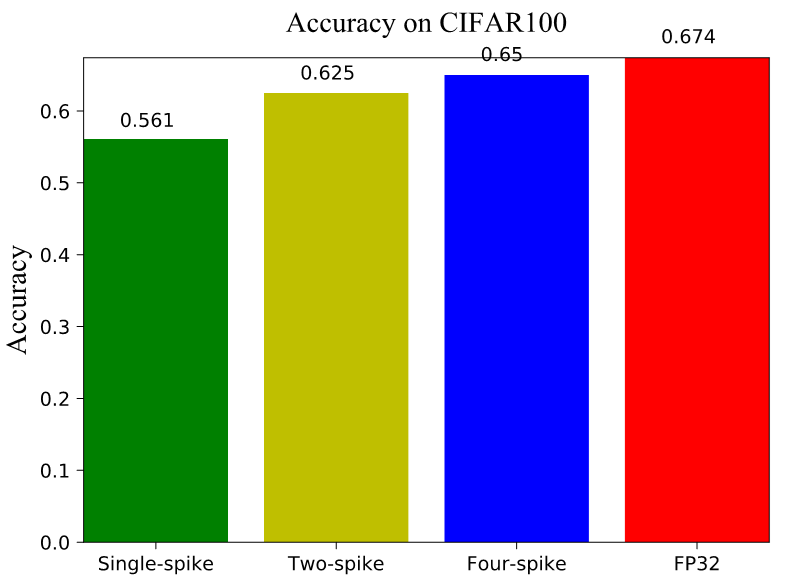

Here is the Python script that generated this plot:
# encoding=utf-8
import matplotlib
#matplotlib.rcParams['backend'] = 'SVG'
import matplotlib.pyplot as plt
from matplotlib.font_manager import FontProperties
import numpy as np
from pylab import *                               
#mpl.rcParams['font.sans-serif'] = ['SimHei']
#simsun = FontProperties(fname=r'C:\Windows\Fonts\simsun.ttc', size=10) # simsun
roman = FontProperties(fname=r'C:\Windows\Fonts\times.ttf', size=15) # Times new roman
mpl.rcParams['font.sans-serif'] = ['SimSun']
#fontcn = {'family': 'SimSun','size': 10} # 1pt = 4/3px
fonten = {'family':'Times New Roman','size': 15}

accuracies0, accuracies1, accuracies2 = [[]], [[]], [[]]
batch_number, time_step = 0, 0
time_steps = 1
batch_numbers = 200
batch_size = 50
file_accuracy0 = open('.\\k0B1\\accuracy.txt')
file_accuracy1 = open('.\\k0B2\\accuracy.txt')
file_accuracy2 = open('.\\k1B2\\accuracy.txt')

for line in file_accuracy0.readlines():
    time_step = time_step + 1
    accuracy=int(line.strip('\n'))
    if time_step == time_steps+1:
        time_step = 1
        batch_number = batch_number + 1
        accuracies0.append([accuracy])
    else:
        accuracies0[batch_number].append(accuracy)

file_accuracy0.close()
time_step, batch_number = 0, 0
accuracies0 = np.sum(np.array(accuracies0), axis=0)/(batch_size*batch_numbers)

for line in file_accuracy1.readlines():
    time_step = time_step + 1
    accuracy=int(line.strip('\n'))
    if time_step == time_steps+1:
        time_step = 1
        batch_number = batch_number + 1
        accuracies1.append([accuracy])
    else:
        accuracies1[batch_number].append(accuracy)

file_accuracy1.close()
time_step, batch_number = 0, 0
accuracies1 = np.sum(np.array(accuracies1), axis=0)/(batch_size*batch_numbers)

for line in file_accuracy2.readlines():
    time_step = time_step + 1
    accuracy=int(line.strip('\n'))
    if time_step == time_steps+1:
        time_step = 1
        batch_number = batch_number + 1
        accuracies2.append([accuracy])
    else:
        accuracies2[batch_number].append(accuracy)

file_accuracy2.close()
accuracies2 = np.sum(np.array(accuracies2), axis=0)/(batch_size*batch_numbers)

# classification accuracy of full-precision ANN, need to be updated
accuracies3 = []
for i in range(len(accuracies0)):
    accuracies3.append(0.674)

names = range(len(accuracies0))
#x = range(len(names))
x0 = range(len(accuracies0))
x1 = range(len(accuracies1))
x2 = range(len(accuracies2))
x3 = range(len(accuracies3))

#plt.plot(x, y, 'ro-')
#plt.plot(x, y1, 'bo-')

# auto label
def autolabel(rects):
    for rect in rects:
        height = rect.get_height()
        plt.text(rect.get_x()+rect.get_width()/2.- 0.2, 1.03*height, '%s' % float(height))

name_list = ['Single-spike','Two-spike','Four-spike','FP32']  
num_list = [accuracies0[-1],accuracies1[-1],accuracies2[-1],accuracies3[-1]] 
autolabel(plt.bar(list(range(len(num_list))), num_list, color='gybr', tick_label=name_list))
plt.margins(0)
plt.subplots_adjust(bottom=0.15)
plt.ylabel("Accuracy", fontproperties=roman)
plt.title("Accuracy on CIFAR100", fontproperties=roman) 

plt.show()

plt.savefig('scnn_accuracy_CIFAR100.svg',format='svg')
